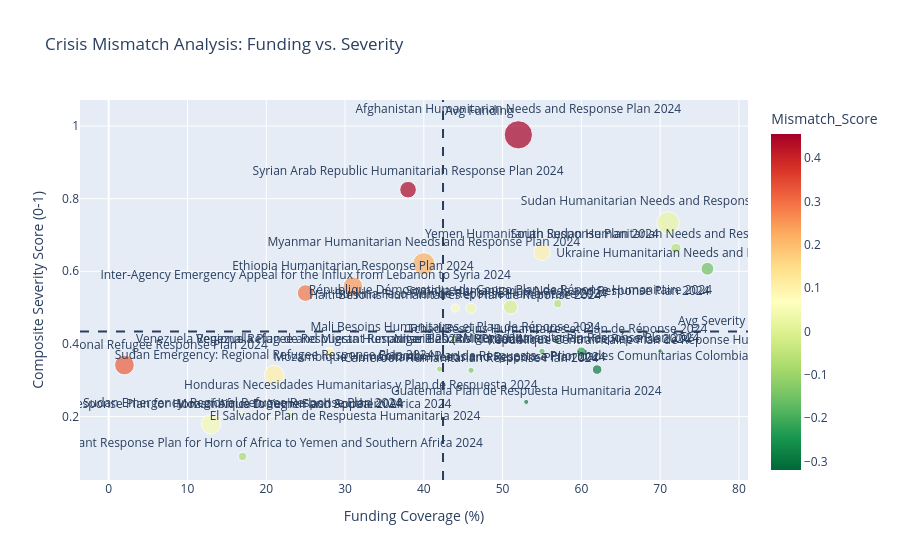

The cell this chart's notebook holds for it:
### Code cell
hno_df['In Need'] = pd.to_numeric(hno_df['In Need'], errors='coerce')
hno_df['Targeted'] = pd.to_numeric(hno_df['Targeted'], errors='coerce')
hno_df['Population'] = pd.to_numeric(hno_df['Population'], errors='coerce')

hno_country = hno_df.groupby('Country ISO3').agg({
    'In Need': 'sum',
    'Targeted': 'sum',
    'Population': 'max'
}).reset_index()

df = pd.merge(
    hno_country, 
    fts_2024, 
    left_on='Country ISO3', 
    right_on='countryCode', 
    how='inner'
)

df['Need_Density'] = df['In Need'] / df['Population']
df['Targeting_Coverage'] = df['Targeted'] / df['In Need']
df['Log_Requirements'] = np.log10(df['requirements'] + 1)

scaler = MinMaxScaler()
severity_features = ['Need_Density', 'Log_Requirements']
df[['Norm_Density', 'Norm_Req']] = scaler.fit_transform(df[severity_features])

df['Severity_Score'] = (df['Norm_Density'] + df['Norm_Req']) / 2
df['Norm_Funding'] = df['percentFunded'] / 100
df['Mismatch_Score'] = df['Severity_Score'] - df['Norm_Funding']

df = df.sort_values(by='Mismatch_Score', ascending=False)

top_overlooked = df[['name', 'Mismatch_Score', 'Severity_Score', 'percentFunded', 'In Need']].head(10)
print("Top 10 Most Overlooked Crises:")
print(top_overlooked)

fig = px.scatter(
    df, 
    x='percentFunded', 
    y='Severity_Score', 
    text='name',
    size='In Need',
    color='Mismatch_Score',
    color_continuous_scale='RdYlGn_r', # Red is high mismatch, Green is well-funded
    title='Crisis Mismatch Analysis: Funding vs. Severity',
    labels={'percentFunded': 'Funding Coverage (%)', 'Severity_Score': 'Composite Severity Score (0-1)'}
)
fig.add_vline(x=df['percentFunded'].mean(), line_dash="dash", annotation_text="Avg Funding")
fig.add_hline(y=df['Severity_Score'].mean(), line_dash="dash", annotation_text="Avg Severity")
fig.update_traces(textposition='top center')
fig.show()

### Figure 1 — Plotly figure (JSON) as saved in the notebook; plotly's stock layout.template omitted (floating-point values rounded to 4 significant figures)
{"data": [{"hovertemplate": "Funding Coverage (%)=%{x}<br>Composite Severity Score (0-1)=%{y}<br>In Need=%{marker.size}<br>name=%{text}<br>Mismatch_Score=%{marker.color}<extra></extra>", "legendgroup": "", "marker": {"color": [0.456, 0.4448, 0.3217, 0.2901, 0.2477, 0.2206, 0.1039, 0.102, 0.1008, 0.09528, 0.05875, 0.04915, 0.03779, 0.03658, 0.02364, -0.008457, -0.02778, -0.02781, -0.05666, -0.05918, -0.06098, -0.08018, -0.08929, -0.1223, -0.1328, -0.153, -0.1595, -0.1706, -0.2221, -0.2898, -0.2908, -0.3198, NaN, NaN, NaN, NaN, NaN, NaN, NaN, NaN, NaN, NaN, NaN, NaN, NaN, NaN, NaN, NaN, NaN, NaN, NaN, NaN, NaN, NaN, NaN, NaN], "coloraxis": "coloraxis", "size": [1956000000.0, 677100000.0, 953300000.0, 677100000.0, 953300000.0, 1214000000.0, 953300000.0, 655400000.0, 115700000.0, 225200000.0, 161100000.0, 953300000.0, 263500000.0, 48760000.0, 1223000000.0, 492600000.0, 135100000.0, 95780000.0, 259900000.0, 161700000.0, 17380000.0, 161700000.0, 95780000.0, 5802000.0, 94360000.0, 401800000.0, 46870000.0, 96610000.0, 239500000.0, 63820000.0, 225200000.0, 48760000.0, 1956000000.0, 263500000.0, 48760000.0, 94360000.0, 492600000.0, 225200000.0, 953300000.0, 63820000.0, 17380000.0, 161100000.0, 135100000.0, 1214000000.0, 95780000.0, 96610000.0, 239500000.0, 1223000000.0, 5802000.0, 161700000.0, 259900000.0, 677100000.0, 46870000.0, 401800000.0, 115700000.0, 655400000.0], "sizemode": "area", "sizeref": 4891000.0, "symbol": "circle"}, "mode": "markers+text", "name": "", "orientation": "v", "showlegend": false, "text": ["Afghanistan Humanitarian Needs and Response Plan 2024", "Syrian Arab Republic Humanitarian Response Plan 2024", "South Sudan Regional Refugee Response Plan 2024", "Inter-Agency Emergency Appeal for the Influx from Lebanon to Syria 2024", "Ethiopia Humanitarian Response Plan 2024", "Myanmar Humanitarian Needs and Response Plan 2024", "Sudan Emergency: Regional Refugee Response Plan 2024", "Yemen Humanitarian Response Plan 2024", "Venezuela Plan de Respuesta Humanitaria 2024", "Venezuela Regional Refugee and Migrant Response Plan (RMRP) 2024", "Haïti Besoins Humanitaires et Plan de Réponse 2024", "Regional Migrant Response Plan for Horn of Africa to Yemen and Southern Africa 2024", "Burkina Faso Plan de Réponse Humanitaire 2024", "Sudan Emergency: Regional Refugee Response Plan 2024", "Sudan Humanitarian Needs and Response Plan 2024", "République Démocratique du Congo Plan de Réponse Humanitaire 2024", "Mali Besoins Humanitaires et Plan de Réponse 2024", "Mozambique Drought Flash Appeal 2024", "South Sudan Humanitarian Needs and Response Plan 2024", "Somalia Humanitarian Needs and Response Plan 2024", "Honduras Necesidades Humanitarias y Plan de Respuesta 2024", "Regional Migrant Response Plan for Horn of Africa to Yemen and Southern Africa 2024", "Mozambique Humanitarian Needs and Response Plan 2024", "El Salvador Plan de Respuesta Humanitaria 2024", "Cameroon Humanitarian Response Plan 2024", "Ukraine Humanitarian Needs and Response Plan 2024", "Tchad Besoins Humanitaires et Plan de Réponse 2024", "Niger Besoins Humanitaires et Plan de Réponse 2024", "Nigeria Humanitarian Response Plan 2024", "Guatemala Plan de Respuesta Humanitaria 2024", "Colombia Plan de Respuesta a Prioridades Comunitarias Colombia 2024 - 2025", "République Centrafricaine Plan de Réponse Humanitaire 2024", "Not specified", "Not specified", "Not specified", "Not specified", "Not specified", "Not specified", "Not specified", "Not specified", "Not specified", "Not specified", "Not specified", "Not specified", "Not specified", "Not specified", "Not specified", "Not specified", "Not specified", "Not specified", "Not specified", "Not specified", "Not specified", "Not specified", "Not specified", "Not specified"], "textposition": "top center", "type": "scatter", "x": [52.0, 38.0, 2.0, 25.0, 31.0, 40.0, 21.0, 55.0, 28.0, 28.0, 44.0, 13.0, 46.0, 17.0, 71.0, 51.0, 44.0, 23.0, 72.0, 57.0, 32.0, 17.0, 42.0, 30.0, 46.0, 76.0, 57.0, 55.0, 60.0, 53.0, 62.0, 70.0, NaN, NaN, NaN, NaN, NaN, NaN, NaN, NaN, NaN, NaN, NaN, NaN, NaN, NaN, NaN, NaN, NaN, NaN, NaN, NaN, NaN, NaN, NaN, NaN], "xaxis": "x", "y": [0.976, 0.8248, 0.3417, 0.5401, 0.5577, 0.6206, 0.3139, 0.652, 0.3808, 0.3753, 0.4987, 0.1791, 0.4978, 0.2066, 0.7336, 0.5015, 0.4122, 0.2022, 0.6633, 0.5108, 0.259, 0.08982, 0.3307, 0.1777, 0.3272, 0.607, 0.4105, 0.3794, 0.3779, 0.2402, 0.3292, 0.3802, NaN, NaN, NaN, NaN, NaN, NaN, NaN, NaN, NaN, NaN, NaN, NaN, NaN, NaN, NaN, NaN, NaN, NaN, NaN, NaN, NaN, NaN, NaN, NaN], "yaxis": "y"}], "layout": {"annotations": [{"showarrow": false, "text": "Avg Funding", "x": 42.44, "xanchor": "left", "xref": "x", "y": 1, "yanchor": "top", "yref": "y domain"}, {"showarrow": false, "text": "Avg Severity", "x": 1, "xanchor": "right", "xref": "x domain", "y": 0.4343, "yanchor": "bottom", "yref": "y"}], "coloraxis": {"colorbar": {"title": {"text": "Mismatch_Score"}}, "colorscale": [[0, "rgb(0,104,55)"], [0.1, "rgb(26,152,80)"], [0.2, "rgb(102,189,99)"], [0.3, "rgb(166,217,106)"], [0.4, "rgb(217,239,139)"], [0.5, "rgb(255,255,191)"], [0.6, "rgb(254,224,139)"], [0.7, "rgb(253,174,97)"], [0.8, "rgb(244,109,67)"], [0.9, "rgb(215,48,39)"], [1, "rgb(165,0,38)"]]}, "legend": {"itemsizing": "constant", "tracegroupgap": 0}, "shapes": [{"line": {"dash": "dash"}, "type": "line", "x0": 42.44, "x1": 42.44, "xref": "x", "y0": 0, "y1": 1, "yref": "y domain"}, {"line": {"dash": "dash"}, "type": "line", "x0": 0, "x1": 1, "xref": "x domain", "y0": 0.4343, "y1": 0.4343, "yref": "y"}], "title": {"text": "Crisis Mismatch Analysis: Funding vs. Severity"}, "xaxis": {"anchor": "y", "domain": [0, 1], "title": {"text": "Funding Coverage (%)"}}, "yaxis": {"anchor": "x", "domain": [0, 1], "title": {"text": "Composite Severity Score (0-1)"}}}}
